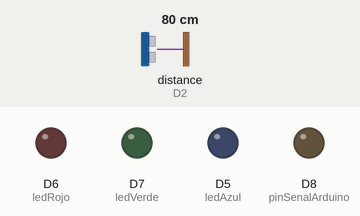
This sketch was run on a simulated ESP8266 (NodeMCU). Parts: output pins drawn as LEDs (lit = HIGH). Wiring (inferred from the names in the program): ultrasonic range finder: trigger D1; echo D2. Dashed ring = blinking. Inputs (shaded band) come from the test bench; at power-on: distance to the obstacle (sensor on D2) 80 cm. The echo pulse lasts 58.3 µs per cm; WiFi joins after 1.5 s; servers stay silent unless stated; uploads are accepted with an empty reply; the local clock reads 2024-03-15 10:24:30 at power-on unless the sketch sets it; pins used as bus, display or sensor lines are not drawn; what the sketch prints to the serial monitor is not drawn.

Above: at 2.2 s.
At 3.6 s:
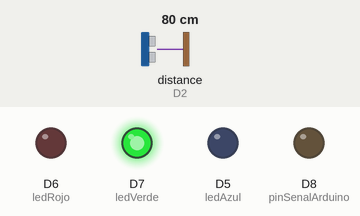
3.7 s: distance to the obstacle (sensor on D2) set to 8 cm
5.2 s: distance to the obstacle (sensor on D2) set to 5 cm
At 6.25 s:
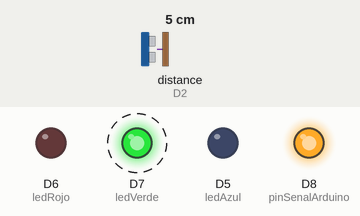
Timing chart, 0 to 14.2 s (numbered marks = the images above; inputs shaded):
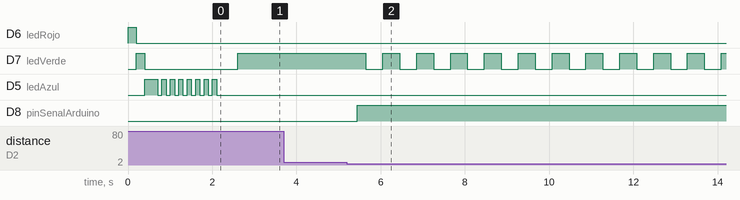

The sketch:

esp8266_entrada_master.ino
```cpp
#include <ESP8266WiFi.h>
#include <ESP8266HTTPClient.h>
#include <WiFiClientSecure.h>
#include <ArduinoJson.h>
#include <time.h>
#include <sys/time.h>

// --- 1. Configuración WiFi ---
// const char* ssid = "IZZI-B790";
// const char* password = "2C9569A8B790";

const char* ssid = "Tec-IoT";
const char* password = "spotless.magnetic.bridge";

// --- 2. AZURE API ---
const char* IP_SERVIDOR = "estacionamientoiot-a2gbhzbpfvcfgnbf.canadacentral-01.azurewebsites.net";
String apiURL_POST = "https://" + String(IP_SERVIDOR) + "/Sensores/EntradaRegistro";
String apiURL_GET  = "https://" + String(IP_SERVIDOR) + "/Sensores/Disponibilidad";

// --- 3. HARDWARE ---
const int trigPin = D1;
const int echoPin = D2;

// LEDS
const int ledRojo = D6;
const int ledVerde = D7;
const int ledAzul = D5;

// SEÑAL AL ARDUINO (Nuevo)
const int pinSenalArduino = D8;

const int UMBRAL_DISTANCIA = 5;

// --- 4. VARIABLES DE CONTROL ---
bool carroPresente = false;
unsigned long ultimoChequeo = 0;
bool hayLugares = true;
bool entradaAutorizada = false;  // Para parpadeo visual
bool barreraAbierta = false;     // Para saber si se envió señal al Arduino
unsigned long ultimoParpadeo = 0;

// --- HORA ---
const char* ntpServer = "pool.ntp.org";
const long gmtOffset_sec = -21600;
const int daylightOffset_sec = 0;

void setup() {
  Serial.begin(115200);

  pinMode(trigPin, OUTPUT); pinMode(echoPin, INPUT);
  pinMode(ledRojo, OUTPUT); pinMode(ledVerde, OUTPUT); pinMode(ledAzul, OUTPUT);

  // Configurar pin de señal para el Arduino
  pinMode(pinSenalArduino, OUTPUT);
  digitalWrite(pinSenalArduino, LOW); // Inicialmente LOW (Barrera cerrada)

  // Test inicial
  digitalWrite(ledRojo, HIGH); delay(200); digitalWrite(ledRojo, LOW);
  digitalWrite(ledVerde, HIGH); delay(200); digitalWrite(ledVerde, LOW);
  digitalWrite(ledAzul, HIGH);  delay(200); digitalWrite(ledAzul, LOW);

  Serial.println("\n--- SISTEMA ESP8266: CEREBRO DE ENTRADA ---");
  Serial.println("--- ENVIANDO SEÑAL A ARDUINO POR D8 ---");

  WiFi.begin(ssid, password);
  while (WiFi.status() != WL_CONNECTED) {
    digitalWrite(ledAzul, HIGH); delay(100); digitalWrite(ledAzul, LOW); delay(100);
    Serial.print(".");
  }
  Serial.println("\n¡Conectado!");

  configTime(gmtOffset_sec, daylightOffset_sec, ntpServer);
  checarSemaforo();
}

void loop() {
  long duration;
  int distance;

  digitalWrite(trigPin, LOW); delayMicroseconds(2);
  digitalWrite(trigPin, HIGH); delayMicroseconds(10);
  digitalWrite(trigPin, LOW);

  duration = pulseIn(echoPin, HIGH);
  distance = duration * 0.034 / 2;

  Serial.print("Distancia: "); Serial.println(distance);

  // CASO ESPECIAL: DISTANCIA CERO (Error)
  if (distance == 0) {
    digitalWrite(ledAzul, HIGH);
    digitalWrite(ledVerde, LOW);
    digitalWrite(ledRojo, LOW);
    delay(200);
    return;
  }

  // CASO A: CARRO DETECTADO (< 5cm)
  if (distance > 0 && distance <= UMBRAL_DISTANCIA) {

    if (carroPresente == false) {
      Serial.println("\n>>> 🚗 CARRO LLEGANDO...");
      digitalWrite(ledAzul, LOW);

      // INICIAR PARPADEO VERDE INMEDIATAMENTE
      entradaAutorizada = true;
      digitalWrite(ledRojo, LOW);
      ultimoParpadeo = millis();
      Serial.println("🔄 PROCESANDO...");
      digitalWrite(ledVerde, HIGH); // Primer flash

      int resultado = enviarRegistroEntrada();

      if (resultado == 200 || resultado == 201) {
        Serial.println("✅ AUTORIZADO. ABRIENDO BARRERA...");

        // --- ENVIAR SEÑAL AL ARDUINO PARA ABRIR ---
        Serial.println(">>> 📡 MANDANDO SIGNAL AL ARDUINO (HIGH en D8)...");
        digitalWrite(pinSenalArduino, HIGH);
        barreraAbierta = true; // Marcar que la barrera se abrió
        // -----------------------------------------
      }
      else {
        Serial.println("❌ DENEGADO.");
        entradaAutorizada = false;
        barreraAbierta = false; // No se abrió la barrera
        digitalWrite(ledVerde, LOW);
        for(int i=0; i<5; i++) { digitalWrite(ledRojo, LOW); delay(100); digitalWrite(ledRojo, HIGH); delay(100); }
        digitalWrite(ledRojo, HIGH);

        // NO enviar señal al Arduino (no autorizado)
        // digitalWrite(pinSenalArduino, LOW); // Comentado - no enviar
      }

      carroPresente = true;
    }
  }

  // CASO B: EL CARRO SE FUE (> 5cm)
  else {
    if (carroPresente == true) {
      Serial.println("\n>>> 💨 CARRO SE FUE. CERRANDO.");

      // --- CERRAR BARRERA SOLO SI REALMENTE SE ABRIÓ ---
      if (barreraAbierta) {
        Serial.println(">>> 📡 CORTANDO SIGNAL AL ARDUINO (LOW en D8)...");
        digitalWrite(pinSenalArduino, LOW);
        barreraAbierta = false; // Resetear estado
      } else {
        Serial.println(">>> 📡 NO SE ENVÍA SEÑAL (carro no autorizado)...");
      }
      // -------------------------------------------------

      digitalWrite(ledVerde, LOW);
      digitalWrite(ledRojo, LOW);
      entradaAutorizada = false;
      digitalWrite(ledAzul, LOW);

      carroPresente = false;
      checarSemaforo();
    }

    // MODO SEMÁFORO NORMAL
    if (millis() - ultimoChequeo > 2000) {
      checarSemaforo();
      ultimoChequeo = millis();

      if (hayLugares) {
        digitalWrite(ledVerde, HIGH);
        digitalWrite(ledRojo, LOW);
      } else {
        digitalWrite(ledVerde, LOW);
        digitalWrite(ledRojo, HIGH);
      }
      digitalWrite(ledAzul, LOW);
    }
  }

  // CONTROL DE PARPADEO DEL LED VERDE
  if (carroPresente && entradaAutorizada) {
    if (millis() - ultimoParpadeo >= 300) {
      ultimoParpadeo = millis();
      digitalWrite(ledVerde, !digitalRead(ledVerde));
    }
  } else if (carroPresente && !entradaAutorizada) {
    digitalWrite(ledVerde, LOW);
  }

  delay(200);
}

// --- FUNCIONES AUXILIARES ---
void checarSemaforo() {
  if (WiFi.status() != WL_CONNECTED) return;
  WiFiClientSecure client; client.setInsecure(); HTTPClient http;
  if (http.begin(client, apiURL_GET)) {
    int httpCode = http.GET();
    if (httpCode == 200) {
      String payload = http.getString();
      StaticJsonDocument<96> doc; deserializeJson(doc, payload);
      int disponibles = doc["disponibles"];
      hayLugares = (disponibles > 0);
    }
    http.end();
  }
}

int enviarRegistroEntrada() {
  if (WiFi.status() != WL_CONNECTED) return -1;
  struct timeval tv; gettimeofday(&tv, nullptr);
  char timestampBase[40]; strftime(timestampBase, sizeof(timestampBase), "%Y-%m-%dT%H:%M:%S", localtime(&tv.tv_sec));
  char timestampFinal[50]; sprintf(timestampFinal, "%s.%03ld", timestampBase, tv.tv_usec / 1000);
  String payload = "{ \"id_entrada_Pk\": 0, \"fecha_Hora_Entrada\": \"" + String(timestampFinal) + "\"}";

  WiFiClientSecure client; client.setInsecure();
  HTTPClient http; http.setTimeout(10000);
  int httpCode = -1;
  Serial.print("Enviando POST... ");
  if (http.begin(client, apiURL_POST)) {
    http.addHeader("Content-Type", "application/json");
    httpCode = http.POST(payload);
    Serial.printf("Código: %d\n", httpCode);
    http.end();
  }
  return httpCode;
}
```

Measured:
- the behaviour switches between 7 and 6 cm on distance to the obstacle (sensor on D2) (found by bisection; images 1 and 2)
- after the input at 3.7 s, every drawn part: stays the same
- after the input at 5.2 s, D7 (ledVerde): alternates HIGH for 0.40 s and LOW for 0.40 s, starting after 0.45 s; D8 (pinSenalArduino): LOW → HIGH after 0.25 s
